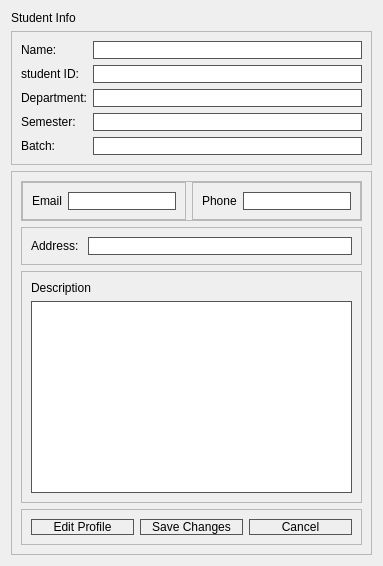
             <widget class="QWidget" name="studentsPage">
              <layout class="QVBoxLayout" name="verticalLayout_16">
               <item>
                <widget class="QLabel" name="studentInfoLabel">
                 <property name="maximumSize">
                  <size>
                   <width>16777215</width>
                   <height>50</height>
                  </size>
                 </property>
                 <property name="text">
                  <string>Student Info</string>
                 </property>
                </widget>
               </item>
               <item>
                <widget class="QFrame" name="studentBasicInfoContainer">
                 <property name="minimumSize">
                  <size>
                   <width>0</width>
                   <height>0</height>
                  </size>
                 </property>
                 <property name="frameShape">
                  <enum>QFrame::Shape::StyledPanel</enum>
                 </property>
                 <property name="frameShadow">
                  <enum>QFrame::Shadow::Raised</enum>
                 </property>
                 <layout class="QGridLayout" name="gridLayout_2">
                  <item row="3" column="0">
                   <widget class="QLabel" name="semesterLabel">
                    <property name="text">
                     <string>Semester:</string>
                    </property>
                   </widget>
                  </item>
                  <item row="1" column="2">
                   <widget class="QLineEdit" name="studentIdInput">
                    <property name="styleSheet">
                     <string notr="true">border-width: 1px;
    border-style: solid;
    border-color: #555555;</string>
                    </property>
                   </widget>
                  </item>
                  <item row="1" column="0">
                   <widget class="QLabel" name="studentIdLabel">
                    <property name="text">
                     <string>student ID:</string>
                    </property>
                   </widget>
                  </item>
                  <item row="4" column="0">
                   <widget class="QLabel" name="batchLabel">
                    <property name="text">
                     <string>Batch:</string>
                    </property>
                   </widget>
                  </item>
                  <item row="2" column="2">
                   <widget class="QLineEdit" name="departmentInput">
                    <property name="styleSheet">
                     <string notr="true">border-width: 1px;
    border-style: solid;
    border-color: #555555;</string>
                    </property>
                   </widget>
                  </item>
                  <item row="2" column="0">
                   <widget class="QLabel" name="departmentLabel">
                    <property name="text">
                     <string>Department:</string>
                    </property>
                   </widget>
                  </item>
                  <item row="3" column="2">
                   <widget class="QLineEdit" name="semesterInput">
                    <property name="styleSheet">
                     <string notr="true">border-width: 1px;
    border-style: solid;
    border-color: #555555;</string>
                    </property>
                   </widget>
                  </item>
                  <item row="4" column="2">
                   <widget class="QLineEdit" name="batchInput">
                    <property name="styleSheet">
                     <string notr="true">border-width: 1px;
    border-style: solid;
    border-color: #555555;</string>
                    </property>
                   </widget>
                  </item>
                  <item row="0" column="0">
                   <widget class="QLabel" name="studentNameLabel">
                    <property name="text">
                     <string>Name: </string>
                    </property>
                   </widget>
                  </item>
                  <item row="0" column="2">
                   <widget class="QLineEdit" name="studentNameInput">
                    <property name="styleSheet">
                     <string notr="true">border-width: 1px;
    border-style: solid;
    border-color: #555555;</string>
                    </property>
                   </widget>
                  </item>
                 </layout>
                </widget>
               </item>
               <item>
                <widget class="QFrame" name="studentContactContainer">
                 <property name="frameShape">
                  <enum>QFrame::Shape::StyledPanel</enum>
                 </property>
                 <property name="frameShadow">
                  <enum>QFrame::Shadow::Raised</enum>
                 </property>
                 <layout class="QVBoxLayout" name="verticalLayout_17">
                  <item>
                   <widget class="QFrame" name="frame_12">
                    <property name="maximumSize">
                     <size>
                      <width>16777215</width>
                      <height>50</height>
                     </size>
                    </property>
                    <property name="frameShape">
                     <enum>QFrame::Shape::StyledPanel</enum>
                    </property>
                    <property name="frameShadow">
                     <enum>QFrame::Shadow::Raised</enum>
                    </property>
                    <layout class="QHBoxLayout" name="horizontalLayout_9">
                     <property name="spacing">
                      <number>6</number>
                     </property>
                     <property name="leftMargin">
                      <number>0</number>
                     </property>
                     <property name="topMargin">
                      <number>0</number>
                     </property>
                     <property name="rightMargin">
                      <number>0</number>
                     </property>
                     <property name="bottomMargin">
                      <number>0</number>
                     </property>
                     <item>
                      <widget class="QFrame" name="frame_13">
                       <property name="frameShape">
                        <enum>QFrame::Shape::StyledPanel</enum>
                       </property>
                       <property name="frameShadow">
                        <enum>QFrame::Shadow::Raised</enum>
                       </property>
                       <layout class="QHBoxLayout" name="horizontalLayout_11">
                        <item>
                         <widget class="QLabel" name="label_10">
                          <property name="text">
                           <string>Email</string>
                          </property>
                         </widget>
                        </item>
                        <item>
                         <widget class="QLineEdit" name="emailInput">
                          <property name="styleSheet">
                           <string notr="true">border-width: 1px;
    border-style: solid;
    border-color: #555555;</string>
                          </property>
                         </widget>
                        </item>
                       </layout>
                      </widget>
                     </item>
                     <item>
                      <widget class="QFrame" name="frame_14">
                       <property name="frameShape">
                        <enum>QFrame::Shape::StyledPanel</enum>
                       </property>
                       <property name="frameShadow">
                        <enum>QFrame::Shadow::Raised</enum>
                       </property>
                       <layout class="QHBoxLayout" name="horizontalLayout_12">
                        <item>
                         <widget class="QLabel" name="label_11">
                          <property name="text">
                           <string>Phone</string>
                          </property>
                         </widget>
                        </item>
                        <item>
                         <widget class="QLineEdit" name="phoneInput">
                          <property name="styleSheet">
                           <string notr="true">border-width: 1px;
    border-style: solid;
    border-color: #555555;</string>
                          </property>
                         </widget>
                        </item>
                       </layout>
                      </widget>
                     </item>
                    </layout>
                   </widget>
                  </item>
                  <item>
                   <widget class="QFrame" name="frame_15">
                    <property name="maximumSize">
                     <size>
                      <width>16777215</width>
                      <height>50</height>
                     </size>
                    </property>
                    <property name="frameShape">
                     <enum>QFrame::Shape::StyledPanel</enum>
                    </property>
                    <property name="frameShadow">
                     <enum>QFrame::Shadow::Raised</enum>
                    </property>
                    <layout class="QHBoxLayout" name="horizontalLayout_13">
                     <item>
                      <widget class="QLabel" name="label_12">
                       <property name="text">
                        <string>Address: </string>
                       </property>
                      </widget>
                     </item>
                     <item>
                      <widget class="QLineEdit" name="addressInput">
                       <property name="styleSheet">
                        <string notr="true">border-width: 1px;
    border-style: solid;
    border-color: #555555;</string>
                       </property>
                      </widget>
                     </item>
                    </layout>
                   </widget>
                  </item>
                  <item>
                   <widget class="QFrame" name="frame_16">
                    <property name="frameShape">
                     <enum>QFrame::Shape::StyledPanel</enum>
                    </property>
                    <property name="frameShadow">
                     <enum>QFrame::Shadow::Raised</enum>
                    </property>
                    <layout class="QVBoxLayout" name="verticalLayout_18">
                     <item>
                      <widget class="QLabel" name="label_13">
                       <property name="text">
                        <string>Description</string>
                       </property>
                      </widget>
                     </item>
                     <item>
                      <widget class="QTextEdit" name="studentDescriptionInput">
                       <property name="styleSheet">
                        <string notr="true">border-width: 1px;
    border-style: solid;
    border-color: #555555;</string>
                       </property>
                      </widget>
                     </item>
                    </layout>
                   </widget>
                  </item>
                  <item>
                   <widget class="QFrame" name="frame_9">
                    <property name="frameShape">
                     <enum>QFrame::Shape::StyledPanel</enum>
                    </property>
                    <property name="frameShadow">
                     <enum>QFrame::Shadow::Raised</enum>
                    </property>
                    <layout class="QHBoxLayout" name="horizontalLayout_14">
                     <item>
                      <widget class="QPushButton" name="editProfileButton">
                       <property name="styleSheet">
                        <string notr="true">border-width: 1px;
    border-style: solid;
    border-color: #555555;</string>
                       </property>
                       <property name="text">
                        <string>Edit Profile</string>
                       </property>
                      </widget>
                     </item>
                     <item>
                      <widget class="QPushButton" name="saveProfileButton">
                       <property name="styleSheet">
                        <string notr="true">border-width: 1px;
    border-style: solid;
    border-color: #555555;</string>
                       </property>
                       <property name="text">
                        <string>Save Changes</string>
                       </property>
                      </widget>
                     </item>
                     <item>
                      <widget class="QPushButton" name="cancelProfileButton">
                       <property name="styleSheet">
                        <string notr="true">border-width: 1px;
    border-style: solid;
    border-color: #555555;</string>
                       </property>
                       <property name="text">
                        <string>Cancel</string>
                       </property>
                      </widget>
                     </item>
                    </layout>
                   </widget>
                  </item>
                 </layout>
                </widget>
               </item>
              </layout>
             </widget>
